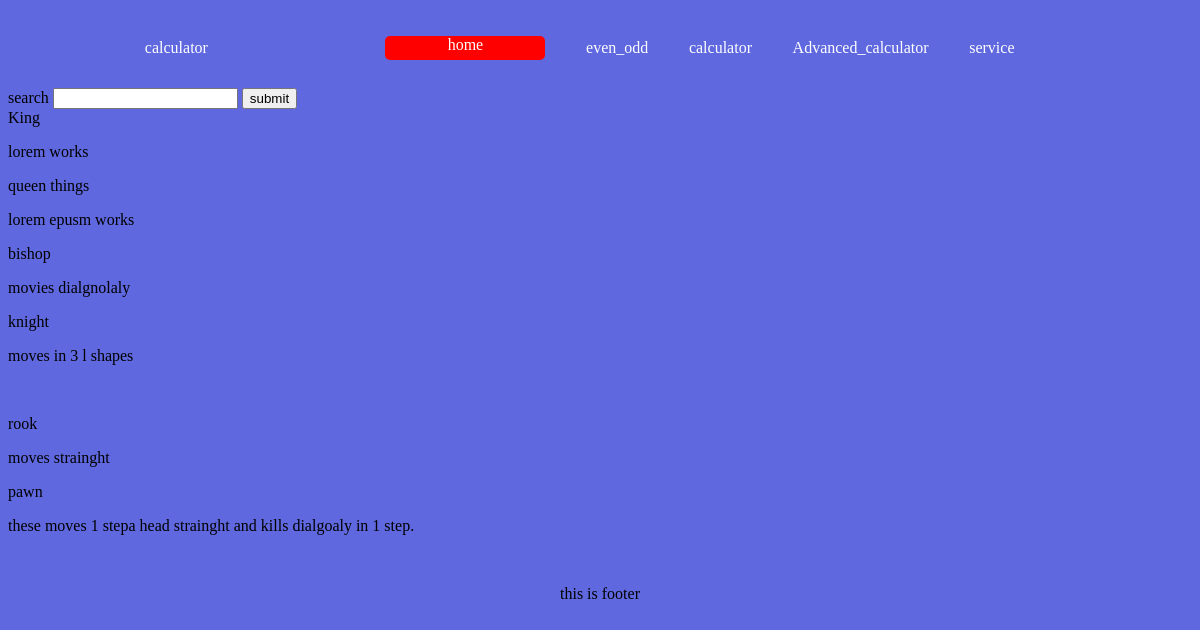
/home/, run on the app's committed database.
### NEWS/models.py (models this page shows)
class news(models.Model):
    news_title=models.CharField(max_length=100)
    news_description=HTMLField()

### calculator/views.py (the view)
# urls.py: 2. Add a URL to urlpatterns:  path('', views.home, name='home')
def home(request):
    home_data=news.objects.all()
    if request.method=='GET':
        service_name=request.GET.get('search')
        if service_name!=None:
            home_data=news.objects.filter(news_title__icontains=service_name)
            return render(request,'index.html',{'home_data':home_data})
        else:
            return render(request,'index.html',{'home_data':home_data})
    return render(request,'index.html',{'home_data':home_data})

### templates/index.html (shortened to what this page needs)
{% extends "base.html"%} {% block content %}
<main>
  <form action="" method="get">
    <label for="search" id="search">search</label>
    <input type="text" name="search" />
    <button type="submit">submit</button>
  </form>
  <div>
    {% for data in home_data %}
    <marquee behavior="" direction="" onmouseover="stop()" onmouseout="start()">
      {{data.news_title | safe }} {{data.news_description | safe }}
    </marquee>
    {% empty %}
    No data found
    {% endfor %}
  </div>
</main>
{% endblock %}

### static/css/style.css (style rules this page uses)
body { background: rgb(95, 104, 222); display: flex; flex-direction: column; justify-content: space-between; }

### data on the page
news: news_title "King", news_description "lorem works"
news: news_title "queen things", news_description "lorem epusm works"
news: news_title "bishop", news_description "movies dialgnolaly"
news: news_title "knight", news_description "moves in 3 l shapes"
news: news_title "rook", news_description "moves strainght"
news: news_title "pawn", news_description "these moves 1 stepa head strainght and kills dialgoaly in 1 step."
